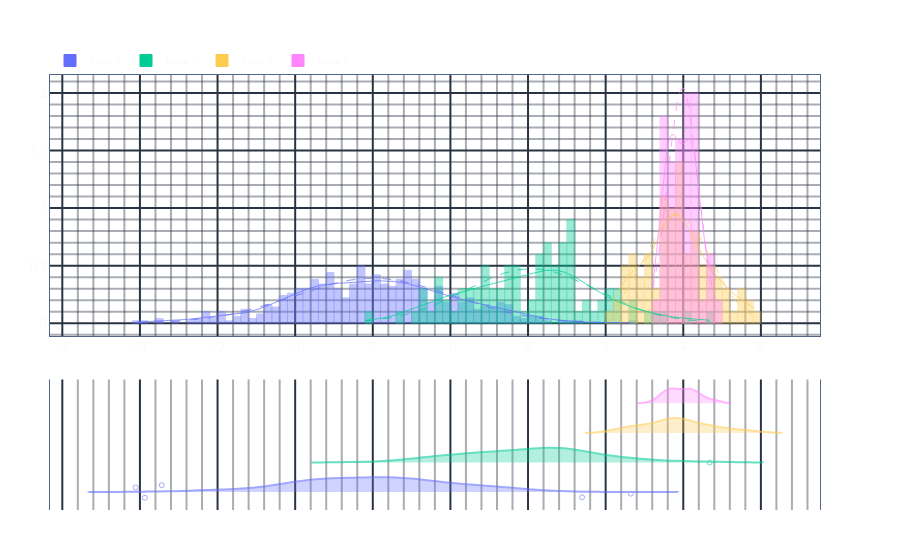

Source (notebook cell):
### Code cell
Plot.from_traces(
    go.Histogram(
        x=np.random.normal(size=500),
        nbinsx=100,
        bingroup=1,
        legendgroup="a",
        # marker=dict(color="blue"),
        # marker=dict(line_color='currentColor'),
    ),
    go.Histogram(
        x=np.random.normal(loc=2, size=100),
        bingroup=1,
        # legendgroup="b",
    ),
    go.Histogram(
        x=np.random.normal(loc=4, scale=0.4, size=100),
        bingroup=1,
        # legendgroup="b",
    ),
    go.Histogram(
        x=np.random.normal(loc=4, scale=0.2, size=50),
        bingroup=1,
        # legendgroup="b",
    ),
    description="",
).add_defaults().add_rug(rug_type="violin").add_histogram_gaussians()

### Figure 1 — Plotly figure (JSON) as saved in the notebook; plotly's stock layout.template omitted (floating-point values rounded to 4 significant figures; data arrays with more than 128 entries replaced by an {"elided": "..."} marker saying what was removed)
{"data": [{"bingroup": "1", "legendgroup": "a", "marker": {"line": {"color": "#636efa"}}, "nbinsx": 100, "type": "histogram", "x": {"elided": "500 float values"}, "yaxis": "y"}, {"bingroup": "1", "legendgroup": "1", "marker": {"line": {"color": "#00cc96"}}, "type": "histogram", "x": [1.836, 1.599, 1.027, 1.498, 2.408, 2.24, 2.114, 2.115, 1.74, 0.5226, 1.628, 3.043, 3.152, 0.8871, 0.8282, 1.899, 2.275, 3.751, 3.032, 1.513, 2.239, 1.959, 0.7695, 2.207, 0.6508, 2.513, 2.057, 1.433, 2.187, 2.536, 2.386, 2.177, 2.391, 2.482, 1.63, 1.209, 4.078, 2.575, 2.599, 2.571, 2.482, 2.331, 1.319, 2.282, 2.474, 2.691, 2.973, 2.11, 0.3985, 2.476, 1.878, 3.331, 2.247, 1.79, 2.546, 1.727, 0.9507, 1.286, 2.263, 3.644, 3.312, 0.6032, 2.792, 2.815, 1.36, 2.518, 3.152, 1.494, 1.145, 1.442, 1.881, 1.42, 1.224, 0.8147, 2.923, 2.766, 2.331, 1.331, 1.646, 0.6596, 2.01, -0.09833, 2.537, 0.8661, 1.106, 3.06, 1.736, 2.563, 2.126, 0.9013, 1.128, 3.502, 1.842, 3.177, 2.491, 4.34, 1.772, 2.424, 1.537, 2.389], "yaxis": "y"}, {"bingroup": "1", "legendgroup": "2", "marker": {"line": {"color": "#FECB52"}}, "type": "histogram", "x": [3.564, 3.346, 4.92, 4.231, 3.423, 4.438, 3.92, 3.568, 3.909, 3.543, 3.786, 3.923, 3.949, 3.313, 3.772, 3.979, 3.487, 4.432, 3.771, 3.814, 4.326, 3.798, 3.829, 3.297, 3.82, 3.375, 4.337, 3.926, 4.011, 4.186, 3.941, 3.797, 4.35, 4.87, 3.97, 3.517, 3.736, 4.226, 4.583, 4.229, 4.144, 3.636, 4.131, 3.876, 3.706, 3.662, 3.224, 3.855, 4.516, 4.791, 3.086, 4.542, 3.224, 4.774, 4.049, 4.469, 3.195, 3.847, 3.882, 3.207, 3.763, 4.15, 4.642, 4.015, 3.551, 3.921, 3.809, 3.592, 4.116, 3.15, 4.486, 3.769, 3.937, 3.277, 4.181, 3.321, 3.994, 3.969, 3.722, 4.36, 3.461, 4.009, 4.064, 3.872, 3.369, 4.705, 3.633, 4.246, 4.823, 4.281, 4.135, 3.901, 3.386, 4.187, 3.445, 3.924, 4.384, 4.1, 3.782, 3.834], "yaxis": "y"}, {"bingroup": "1", "legendgroup": "3", "marker": {"line": {"color": "#FF85FF"}}, "type": "histogram", "x": [3.751, 3.767, 3.911, 3.756, 3.607, 3.936, 4.398, 3.864, 3.767, 3.93, 4.412, 4.082, 4.147, 4.009, 4.089, 4.387, 3.75, 4.052, 3.82, 3.903, 4.179, 4.148, 4.028, 4.086, 4.187, 3.759, 3.765, 3.915, 4.191, 3.853, 3.848, 4.143, 3.919, 4.265, 4.096, 3.729, 3.841, 4.044, 4.347, 4.182, 4.02, 3.966, 4.125, 3.718, 3.856, 3.802, 4.032, 3.906, 4.161, 4.126], "yaxis": "y"}, {"legendgroup": "a", "line": {"color": "#636efa", "width": 0.8}, "meta": "line", "mode": "lines", "name": "trace 0 KDE", "opacity": 0.9, "showlegend": false, "text": {"elided": "500 str values"}, "type": "scatter", "x": {"elided": "500 float values"}, "y": {"elided": "500 float values"}, "yaxis": "y"}, {"legendgroup": "1", "line": {"color": "#00cc96", "width": 0.8}, "meta": "line", "mode": "lines", "name": "trace 1 KDE", "opacity": 0.9, "showlegend": false, "text": {"elided": "500 str values"}, "type": "scatter", "x": {"elided": "500 float values"}, "y": {"elided": "500 float values"}, "yaxis": "y"}, {"legendgroup": "2", "line": {"color": "#FECB52", "width": 0.8}, "meta": "line", "mode": "lines", "name": "trace 2 KDE", "opacity": 0.9, "showlegend": false, "text": {"elided": "500 str values"}, "type": "scatter", "x": {"elided": "500 float values"}, "y": {"elided": "500 float values"}, "yaxis": "y"}, {"legendgroup": "3", "line": {"color": "#FF85FF", "width": 0.8}, "meta": "line", "mode": "lines", "name": "trace 3 KDE", "opacity": 0.9, "showlegend": false, "text": {"elided": "500 str values"}, "type": "scatter", "x": {"elided": "500 float values"}, "y": {"elided": "500 float values"}, "yaxis": "y"}, {"jitter": 0.6, "legendgroup": "a", "line": {"color": "#636efa"}, "marker": {"color": "#636efa", "size": 5}, "name": "trace 0 Rug", "opacity": 0.6, "orientation": "h", "points": "suspectedoutliers", "scalegroup": "histogram_added_rug", "showlegend": false, "side": "positive", "type": "violin", "width": 1, "x": {"elided": "500 float values"}, "xaxis": "x", "y": {"elided": "500 int values"}, "yaxis": "y2"}, {"jitter": 0.6, "legendgroup": "1", "line": {"color": "#00cc96"}, "marker": {"color": "#00cc96", "size": 5}, "name": "trace 1 Rug", "opacity": 0.6, "orientation": "h", "points": "suspectedoutliers", "scalegroup": "histogram_added_rug", "showlegend": false, "side": "positive", "type": "violin", "width": 1, "x": [1.836, 1.599, 1.027, 1.498, 2.408, 2.24, 2.114, 2.115, 1.74, 0.5226, 1.628, 3.043, 3.152, 0.8871, 0.8282, 1.899, 2.275, 3.751, 3.032, 1.513, 2.239, 1.959, 0.7695, 2.207, 0.6508, 2.513, 2.057, 1.433, 2.187, 2.536, 2.386, 2.177, 2.391, 2.482, 1.63, 1.209, 4.078, 2.575, 2.599, 2.571, 2.482, 2.331, 1.319, 2.282, 2.474, 2.691, 2.973, 2.11, 0.3985, 2.476, 1.878, 3.331, 2.247, 1.79, 2.546, 1.727, 0.9507, 1.286, 2.263, 3.644, 3.312, 0.6032, 2.792, 2.815, 1.36, 2.518, 3.152, 1.494, 1.145, 1.442, 1.881, 1.42, 1.224, 0.8147, 2.923, 2.766, 2.331, 1.331, 1.646, 0.6596, 2.01, -0.09833, 2.537, 0.8661, 1.106, 3.06, 1.736, 2.563, 2.126, 0.9013, 1.128, 3.502, 1.842, 3.177, 2.491, 4.34, 1.772, 2.424, 1.537, 2.389], "xaxis": "x", "y": [2, 2, 2, 2, 2, 2, 2, 2, 2, 2, 2, 2, 2, 2, 2, 2, 2, 2, 2, 2, 2, 2, 2, 2, 2, 2, 2, 2, 2, 2, 2, 2, 2, 2, 2, 2, 2, 2, 2, 2, 2, 2, 2, 2, 2, 2, 2, 2, 2, 2, 2, 2, 2, 2, 2, 2, 2, 2, 2, 2, 2, 2, 2, 2, 2, 2, 2, 2, 2, 2, 2, 2, 2, 2, 2, 2, 2, 2, 2, 2, 2, 2, 2, 2, 2, 2, 2, 2, 2, 2, 2, 2, 2, 2, 2, 2, 2, 2, 2, 2], "yaxis": "y2"}, {"jitter": 0.6, "legendgroup": "2", "line": {"color": "#FECB52"}, "marker": {"color": "#FECB52", "size": 5}, "name": "trace 2 Rug", "opacity": 0.6, "orientation": "h", "points": "suspectedoutliers", "scalegroup": "histogram_added_rug", "showlegend": false, "side": "positive", "type": "violin", "width": 1, "x": [3.564, 3.346, 4.92, 4.231, 3.423, 4.438, 3.92, 3.568, 3.909, 3.543, 3.786, 3.923, 3.949, 3.313, 3.772, 3.979, 3.487, 4.432, 3.771, 3.814, 4.326, 3.798, 3.829, 3.297, 3.82, 3.375, 4.337, 3.926, 4.011, 4.186, 3.941, 3.797, 4.35, 4.87, 3.97, 3.517, 3.736, 4.226, 4.583, 4.229, 4.144, 3.636, 4.131, 3.876, 3.706, 3.662, 3.224, 3.855, 4.516, 4.791, 3.086, 4.542, 3.224, 4.774, 4.049, 4.469, 3.195, 3.847, 3.882, 3.207, 3.763, 4.15, 4.642, 4.015, 3.551, 3.921, 3.809, 3.592, 4.116, 3.15, 4.486, 3.769, 3.937, 3.277, 4.181, 3.321, 3.994, 3.969, 3.722, 4.36, 3.461, 4.009, 4.064, 3.872, 3.369, 4.705, 3.633, 4.246, 4.823, 4.281, 4.135, 3.901, 3.386, 4.187, 3.445, 3.924, 4.384, 4.1, 3.782, 3.834], "xaxis": "x", "y": [3, 3, 3, 3, 3, 3, 3, 3, 3, 3, 3, 3, 3, 3, 3, 3, 3, 3, 3, 3, 3, 3, 3, 3, 3, 3, 3, 3, 3, 3, 3, 3, 3, 3, 3, 3, 3, 3, 3, 3, 3, 3, 3, 3, 3, 3, 3, 3, 3, 3, 3, 3, 3, 3, 3, 3, 3, 3, 3, 3, 3, 3, 3, 3, 3, 3, 3, 3, 3, 3, 3, 3, 3, 3, 3, 3, 3, 3, 3, 3, 3, 3, 3, 3, 3, 3, 3, 3, 3, 3, 3, 3, 3, 3, 3, 3, 3, 3, 3, 3], "yaxis": "y2"}, {"jitter": 0.6, "legendgroup": "3", "line": {"color": "#FF85FF"}, "marker": {"color": "#FF85FF", "size": 5}, "name": "trace 3 Rug", "opacity": 0.6, "orientation": "h", "points": "suspectedoutliers", "scalegroup": "histogram_added_rug", "showlegend": false, "side": "positive", "type": "violin", "width": 1, "x": [3.751, 3.767, 3.911, 3.756, 3.607, 3.936, 4.398, 3.864, 3.767, 3.93, 4.412, 4.082, 4.147, 4.009, 4.089, 4.387, 3.75, 4.052, 3.82, 3.903, 4.179, 4.148, 4.028, 4.086, 4.187, 3.759, 3.765, 3.915, 4.191, 3.853, 3.848, 4.143, 3.919, 4.265, 4.096, 3.729, 3.841, 4.044, 4.347, 4.182, 4.02, 3.966, 4.125, 3.718, 3.856, 3.802, 4.032, 3.906, 4.161, 4.126], "xaxis": "x", "y": [4, 4, 4, 4, 4, 4, 4, 4, 4, 4, 4, 4, 4, 4, 4, 4, 4, 4, 4, 4, 4, 4, 4, 4, 4, 4, 4, 4, 4, 4, 4, 4, 4, 4, 4, 4, 4, 4, 4, 4, 4, 4, 4, 4, 4, 4, 4, 4, 4, 4], "yaxis": "y2"}, {"legendgroup": "a", "line": {"color": "#636efa", "dash": "dash", "width": 0.8}, "meta": "line", "mode": "lines", "name": "trace 0 Gaussian", "opacity": 0.9, "showlegend": false, "text": {"elided": "500 str values"}, "type": "scatter", "x": {"elided": "500 float values"}, "y": {"elided": "500 float values"}, "yaxis": "y"}, {"legendgroup": "1", "line": {"color": "#00cc96", "dash": "dash", "width": 0.8}, "meta": "line", "mode": "lines", "name": "trace 1 Gaussian", "opacity": 0.9, "showlegend": false, "text": {"elided": "500 str values"}, "type": "scatter", "x": {"elided": "500 float values"}, "y": {"elided": "500 float values"}, "yaxis": "y"}, {"legendgroup": "2", "line": {"color": "#FECB52", "dash": "dash", "width": 0.8}, "meta": "line", "mode": "lines", "name": "trace 2 Gaussian", "opacity": 0.9, "showlegend": false, "text": {"elided": "500 str values"}, "type": "scatter", "x": {"elided": "500 float values"}, "y": {"elided": "500 float values"}, "yaxis": "y"}, {"legendgroup": "3", "line": {"color": "#FF85FF", "dash": "dash", "width": 0.8}, "meta": "line", "mode": "lines", "name": "trace 3 Gaussian", "opacity": 0.9, "showlegend": false, "text": {"elided": "500 str values"}, "type": "scatter", "x": {"elided": "500 float values"}, "y": {"elided": "500 float values"}, "yaxis": "y"}], "layout": {"coloraxis99": {"colorbar": {"title": {"text": "Density"}}, "colorscale": [[0, "rgba(255, 0, 0, 0.0)"], [0.1, "rgba(255, 0, 0, 0.1)"], [0.2, "rgba(255, 0, 0, 0.2)"], [0.5, "rgba(255, 0, 0, 0.5)"], [1, "rgba(255, 0, 0, 1.0)"]]}, "updatemenus": [{"buttons": [{}]}], "yaxis": {"domain": [0.4, 1]}, "yaxis2": {"anchor": "x", "domain": [0, 0.3], "dtick": 1, "fixedrange": true, "minor": {"showgrid": false}, "showgrid": false, "showline": true, "showticklabels": false}}}
